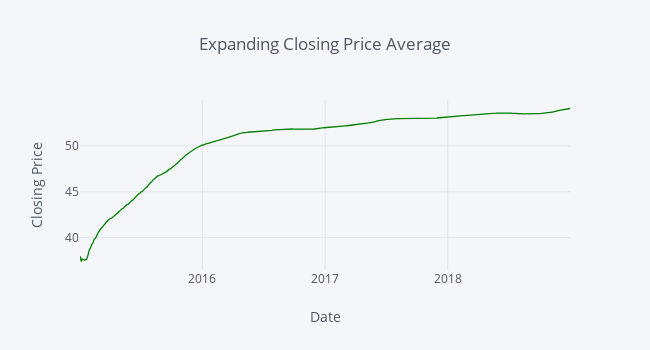

Notebook source saved alongside this figure:
### Markdown cell above
As we continue increasing the window size, we can see that we are viewing a more general trend. Now, in addition to rolling windows we can also work with **expanding**. For instance, what if we wanted to take into account everything from the start of the time series up to each point in time (aka a cumulative average). This would work as follows:

### Code cell
df_expanding = df["Close"].expanding().mean()

df_expanding.iplot(
    kind="line",
    color="green",
    title="Expanding Closing Price Average",
    xTitle='Date',
    yTitle='Closing Price',
    dimensions=(650,350)
)

### Figure 1 — Plotly figure (JSON) as saved in the notebook; plotly's stock layout.template omitted (floating-point values rounded to 4 significant figures; data arrays with more than 128 entries replaced by an {"elided": "..."} marker saying what was removed)
{"data": [{"line": {"color": "rgba(0, 128, 0, 1.0)", "dash": "solid", "shape": "linear", "width": 1.3}, "mode": "lines", "name": "Close", "text": "", "type": "scatter", "uid": "3eb62f14-c169-4809-8d80-7676d3b26a5d", "x": {"elided": "1006 str values"}, "y": {"elided": "1006 float values"}}], "layout": {"height": 350, "legend": {"bgcolor": "#F5F6F9", "font": {"color": "#4D5663"}}, "paper_bgcolor": "#F5F6F9", "plot_bgcolor": "#F5F6F9", "title": {"font": {"color": "#4D5663"}, "text": "Expanding Closing Price Average"}, "width": 650, "xaxis": {"gridcolor": "#E1E5ED", "showgrid": true, "tickfont": {"color": "#4D5663"}, "title": {"font": {"color": "#4D5663"}, "text": "Date"}, "zerolinecolor": "#E1E5ED"}, "yaxis": {"gridcolor": "#E1E5ED", "showgrid": true, "tickfont": {"color": "#4D5663"}, "title": {"font": {"color": "#4D5663"}, "text": "Closing Price"}, "zerolinecolor": "#E1E5ED"}}}
